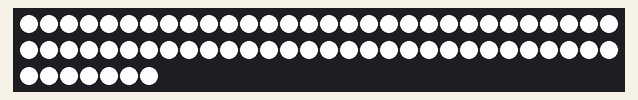
Bench run of a sketch on a simulated ATtiny85, built with avr-gcc and run on an emulated ATtiny85. Parts: 67 RGB LEDs in strip order, left to right, continuing on the next row. What the sketch prints to the serial monitor is not drawn.

Above: at 0.1 s.

The sketch:

SoundControl.ino
```cpp
#include <Adafruit_DotStar.h>
// Because conditional #includes don't work w/Arduino sketches...
#include <SPI.h>         // COMMENT OUT THIS LINE FOR GEMMA OR TRINKET
//#include <avr/power.h> // ENABLE THIS LINE FOR GEMMA OR TRINKET

#define NUMPIXELS 67 // Number of LEDs in strip

// Here's how to control the LEDs from any two pins:
#define DATAPIN    4
#define CLOCKPIN   5
Adafruit_DotStar strip = Adafruit_DotStar(
  NUMPIXELS, DATAPIN, CLOCKPIN, DOTSTAR_BRG);
// The last parameter is optional -- this is the color data order of the
// DotStar strip, which has changed over time in different production runs.
// Your code just uses R,G,B colors, the library then reassigns as needed.
// Default is DOTSTAR_BRG, so change this if you have an earlier strip.

// Hardware SPI is a little faster, but must be wired to specific pins
// (Arduino Uno = pin 11 for data, 13 for clock, other boards are different).
//Adafruit_DotStar strip = Adafruit_DotStar(NUMPIXELS, DOTSTAR_BRG);
int sensorPin=7;
boolean val =0;

void setup() {
pinMode(sensorPin, INPUT);

#if defined(__AVR_ATtiny85__) && (F_CPU == 16000000L)
  clock_prescale_set(clock_div_1); // Enable 16 MHz on Trinket
#endif

  strip.begin(); // Initialize pins for output
  strip.show();  // Turn all LEDs off ASAP
  Serial.begin (9600);
}

// Runs 10 LEDs at a time along strip, cycling through red, green and blue.
// This requires about 200 mA for all the 'on' pixels + 1 mA per 'off' pixel.
uint32_t color = 0xFFFFFF;      // 'On' color (starts red)
uint32_t black = 0x000000;      // 'On' color (starts red)
// int countNumber = 1000;
int countNumberSound = 0;

void loop() {
  val =digitalRead(sensorPin);

  Serial.println (val);
  // Serial.println (countNumber);
  // Serial.println (countNumberSound);
  if (val==0)
  {
    // begin count
    countNumberSound += 1;
    if (countNumberSound > 100)
    {
      /* code */
      countNumberSound = 100;
    }

  }else{
    countNumberSound -= 1;
    if (countNumberSound < -100)
    {
      /* code */
      countNumberSound = -100;
    }

  }


  if (countNumberSound > 30)
  {
    /* code */
    for (int i = 0; i < NUMPIXELS; ++i)
      {
        // strip.setPixelColor(i, 255, 255, 255);
        strip.setPixelColor(i, color);
      }
      strip.show();
  }
  if (countNumberSound < -30)
  {
    /* code */
          for (int x = 0; x < NUMPIXELS; ++x){
        strip.setPixelColor(x, black);

      }
      strip.show();

  }


//   if (countNumber < 20) {
//       // countNumber = countNumber + 1;
//       for (int i = 0; i < NUMPIXELS; ++i)
//       {
//         // strip.setPixelColor(i, 255, 255, 255);
//         strip.setPixelColor(i, color);
//       }
//       strip.show();
//       countNumber += 1;
//     }
// else {
//       for (int x = 0; x < NUMPIXELS; ++x){
//         strip.setPixelColor(x, black);

//       }
//       countNumberSound = 0;
//       strip.show();
//     }
  }
```
